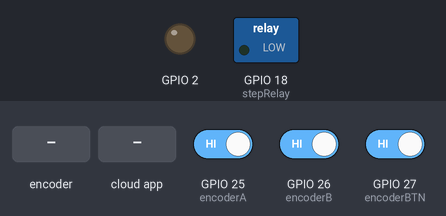
Simulated run of this sketch. Board: ESP32. Parts: switched loads named in the sketch (green lamp = pin HIGH), output pins drawn as LEDs (lit = HIGH). Dashed ring = blinking. The inputs (shaded band) are chosen by the test bench; at power-on: GPIO 27 (encoderBTN) HIGH, GPIO 25 (encoderA) HIGH, GPIO 26 (encoderB) HIGH. WiFi joins after 1.5 s; servers stay silent unless stated; pins used as bus, display or sensor lines are not drawn; what the sketch prints to the serial monitor is not drawn.

Above: at 2.7 s.
2.8 s: rotary encoder on GPIO 25 (encoderA) / GPIO 26 (encoderB) turned 3 steps (first pin leading)
At 4.42 s:
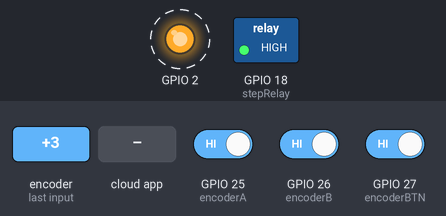
6.0 s: GPIO 27 (encoderBTN) driven LOW
At 6.15 s:
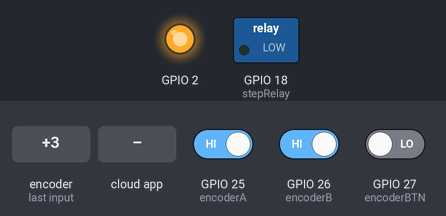
9.0 s: the phone or cloud app sets curtain to 0
At 9.07 s:
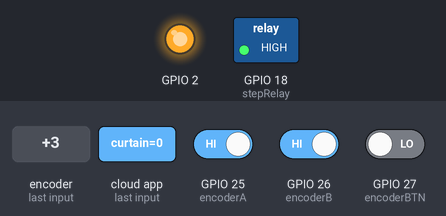
12.0 s: the phone or cloud app sets curtain to 1
At 12.7 s:
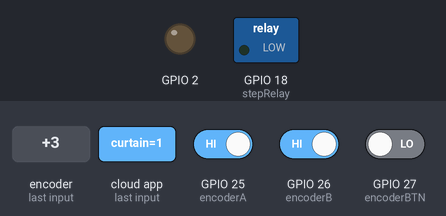
15.0 s: GPIO 27 (encoderBTN) driven HIGH
At 16.0 s:
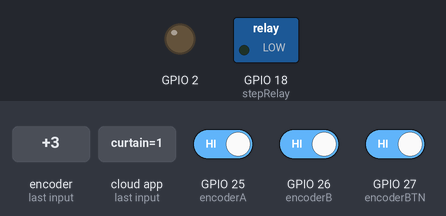
Timing chart, 0 to 17.7 s (numbered marks = the images above; inputs shaded):
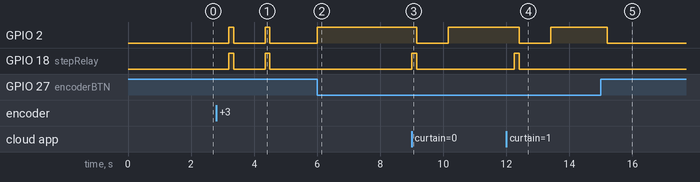

Measured:
- after the input at 2.8 s, GPIO 2, GPIO 18 (stepRelay): alternates HIGH for 0.15 s and LOW for 1.0 s, starting after 0.40 s
- after the input at 6.0 s, GPIO 2: LOW → HIGH at once
- after the input at 9.0 s, GPIO 2: HIGH → LOW after 0.15 s, → HIGH 1.0 s later; GPIO 18 (stepRelay): LOW → HIGH at once, → LOW 0.15 s later
- after the input at 12.0 s, GPIO 2: HIGH → LOW after 0.41 s, → HIGH 1.0 s later; GPIO 18 (stepRelay): LOW → HIGH after 0.26 s, → LOW 0.15 s later
- after the input at 15.0 s, GPIO 2: HIGH → LOW after 0.21 s

The sketch:

Curtain_Robot_ALEXA_ESP32.ino
```cpp
// (licence header left out)
//**Alexa Definitions
#include <Arduino.h>
#include <WiFi.h>
#include "fauxmoESP.h"

#define WIFI_SSID "YOUR_SSID"
#define WIFI_PASS "YOUR_WIFI_PASSWORD"
#define CURTAIN "curtain"   //This is the name to call to Alexa

fauxmoESP fauxmo;

bool alexaTrigger = false;
byte alexaDir = 0; // Open assume open on first power up.
byte alexaAmount = 100; //full open/close
//**End Alexa Defs

// Encoder
const byte encoderA = 25;
const byte encoderB = 26;
const byte encoderBTN = 27;

//Program mode - FUTURE IMPLEMENTATION
//const byte progModeLED = 8;      // FUTURE IMPLEMENTATION
//const byte progModeTimeout = 3000; // FUTURE IMPLEMENTATION
//const byte EEPROMreserve = 4; // Reserve space for stored setting 2 bytes for encoder count, 2 for last pos FUTURE IMPLEMENTATION

//Other Vars
int currentPositionCount = 0;
int encoderState;
int lastEncoderState;

//Stepper vars
const byte stepRelay = 18;
const byte stepDirection = 19;
const byte stepActionPin = 21;
const byte stepEnable = 22; //This is actually REST & SLEEP
const byte stepsPerRevolution = 200;
bool stepperEngaged = false;

String encdir = "";


void setup() {
  // Set up Pins
  pinMode (encoderA, INPUT_PULLUP);
  pinMode (encoderB, INPUT_PULLUP);
  pinMode (encoderBTN, INPUT_PULLUP);

  //Debug LED
  pinMode(2, OUTPUT);
  //Stepper Pins
  pinMode (stepRelay, OUTPUT);
  pinMode(stepActionPin, OUTPUT);
  pinMode(stepDirection, OUTPUT);
  pinMode(stepEnable, OUTPUT);

  //Fully disable stepper by cutting lines via relay
  // and put driver into Sleep mode
  digitalWrite(stepRelay, LOW);
  digitalWrite(stepEnable, HIGH);

  // Setup Serial Monitor
  Serial.begin (115200);

  // Get current Encoder state on startup
  lastEncoderState = digitalRead(encoderA);


  // ALEXA SETUP from FauxMo example
  wifiSetup();  //Join WIFI
  // The TCP port must be 80 for gen3 devices (default is 1901)
  // This has to be done before the call to enable()
  fauxmo.createServer(true); // not needed, this is the default value
  fauxmo.setPort(80); // This is required for gen3 devices
  fauxmo.enable(true);

  // Add virtual device for Alexa
  fauxmo.addDevice(CURTAIN);

  // Callback when a command from Alexa is received
  // You can use device_id or device_name to choose the element to perform an action onto (relay, LED,...)
  // State is a boolean (ON/OFF) and value a number from 0 to 255 (if you say "set kitchen light to 50%" you will receive a 128 here).
  // Just remember not to delay too much here, this is a callback, exit as soon as possible.
  // If you have to do something more involved here set a flag and process it in your main loop.
  fauxmo.onSetState([](unsigned char device_id, const char * device_name, bool state, unsigned char value) {
    Serial.printf("[MAIN] Device #%d (%s) state: %s value: %d\n", device_id, device_name, state ? "ON" : "OFF", value);
    if ( (strcmp(device_name, CURTAIN) == 0) ) {
      // this just sets a variable that the main loop() does something about
      //Serial.println("ALEXA TRIGGERED");  //debug
      alexaTrigger = true;
      if (state) {
        //Serial.println("Curtain Close");  //debug
        alexaDir = 1;
        alexaAmount = 100;
      } else {
        //Serial.println("Curtain Open"); //debug
        alexaDir = 0;
        alexaAmount = 100;
      }
    }
  });

}

void wifiSetup() {
  // Set WIFI module to STA mode
  WiFi.disconnect();
  WiFi.mode(WIFI_STA);

  // Connect
  Serial.printf("[WIFI] Connecting to %s ", WIFI_SSID);
  WiFi.begin(WIFI_SSID, WIFI_PASS);

  // Wait
  while (WiFi.status() != WL_CONNECTED) {
    Serial.print(".");
    delay(100);
  }
  Serial.println();

  // Connected!
  Serial.printf("[WIFI] STATION Mode, SSID: %s, IP address: %s\n", WiFi.SSID().c_str(), WiFi.localIP().toString().c_str());
}


// Move the motor in the right direction checking for binding (assume binding is hitting the end stop)
// In this version we are not using POS position amount, this was intended for Alexa to be able to
// say something like "Alexa, Open Curtain 50%" but not implemented yet
void spinMotor(int stepDir, byte pos)
{
  // Serial.println("MOTOR START");  //Debug
  stepperEngaged = true;

  // Enable driver and relay
  // Relay makes the physical motor winding connections to driver board
  digitalWrite(stepRelay, HIGH);
  digitalWrite(stepEnable, HIGH);
  digitalWrite(2, HIGH);  // Light up Blue onboard LED for Active Status
  delay(100);

  // Set the spinning direction on stepper driver
  digitalWrite(stepDirection, stepDir);

  // debug
  // Serial.print("Direction: ");
  // Serial.println(encdir);

  //Grab timestamp to use for checking when we bind up (hit end stop or bind up)
  unsigned long encoderCount = millis();

  bool notRotating = false;

  //Start moving while checking for binding to know when to stop
  while (notRotating == false) {
    byte rollencoderState = digitalRead(encoderA); //Get current Encoder state

    // These four lines result in 1/8th step - the actual motor movement
    digitalWrite(stepActionPin, HIGH);
    delayMicroseconds(300);
    digitalWrite(stepActionPin, LOW);
    delayMicroseconds(300);

    if (digitalRead(encoderA) != rollencoderState) {
      currentPositionCount++;
      encoderCount = millis(); //Reset timer
      //digitalWrite(2, digitalRead(encoderA));
    }
    else {
      if (millis() - encoderCount > 50) {
        //We may have gotten stuck or reached the end point, stop trying and disable motor
        Serial.println("JAM!");
        notRotating = true;

      }
    }
  } //end while move loop

  //Disable stepper driver and switch off Relay for motor windings for protection
  digitalWrite(stepRelay, LOW);
  digitalWrite(stepEnable, LOW);
  digitalWrite(2, LOW);
  stepperEngaged = false;

  // Let the physical device settle after motor disabled
  // spring arms may shift the device slightly when motor
  // force is dsabled possibly triggering the encoder again
  // so wait for it to settle out then read encoder to reset
  delay(1000);
  encoderState = digitalRead(encoderA);
  Serial.println("MOTOR DONE");
}

int encVerify = 0;
unsigned long encTimeStamp = 0;
bool encEngaged = false;

void loop() {

  // Check for Alexa Command, if triggered call to move device
  // NOTE: This version alexaAmout is ignored in spinMotor not yet implemented
  fauxmo.handle();
  if (alexaTrigger) {
    alexaTrigger = false; //Reset the trigger
    spinMotor(alexaDir, alexaAmount);
  }

  // Check if Button Pressed
  if (!digitalRead(encoderBTN)) {
    // Button Pressed just turn on the LED for debugging right now
    // Building something with this button later. This could be used as a setup on long press
    // to allow user to set start and end point manually, counting pulses from encoder
    // and SET them in with a short press so Alexa command can do 50% or whatever open/close
    // and know how many steps it should move to reach that, current hard binding open/close
    // Detection does not keep track of where the device is to be able to do partial open/close.
    digitalWrite(2, HIGH);
    delay(300);
    digitalWrite(2, LOW);
  }

  // Check if Encoder changed if so we have movement by a person
  // Check a few pulses to confirm the direction and intention - cancel out wind shaking the curtain and device
  encoderState = digitalRead(encoderA);
  if (encoderState != lastEncoderState) {
    // If we are already counting do not update timestamp
    if (!encEngaged) {
      encEngaged = true; //We are now counting to verify intention
      encTimeStamp = millis(); //Grab current timestamp
    }

    // Figure out Encoder Rotation by comparing pin states
    // we compile a few fast counts to make sure movement is intentional
    // and not just the wind blowing the curtain or a wiggle back and forth
    if (digitalRead(encoderB) != encoderState) {
      //CW - User is pulling to OPEN the curtain
      encVerify += 1;
      encdir = "CW";
      //spinMotor(0, 1);
    } else {
      //CCW - User is pulling to CLOSE the curtain
      encVerify -= 1;
      encdir = "CCW";
      //spinMotor(1, 0);
    }
  }

  //Check we met minimum movement by user and engage motor takeover
  if (encEngaged && encVerify >= 5) {
    //Open the curtain
    spinMotor(0, 1);
  }
  if (encEngaged && encVerify <= -5) {
    //close the curtain
    spinMotor(1, 1);
  }

  // Check if time has elapsed to reset encoder counter 1.5s window
  // This is basically an escape if wind or child shook the curtain that may
  // have triggered it to start counting pulses thinking a user might be pulling the curtain
  // but then stops, reset the counters as a "false alarm" situation
  if (encEngaged && (millis() - encTimeStamp >= 2000)) {
    //Reset the count and wait again
    encVerify = 0;
    encEngaged = false;
    Serial.println("ENC TIMEOUT");  //Debug
  }

  // Update last state with current
  lastEncoderState = encoderState;
}
```
